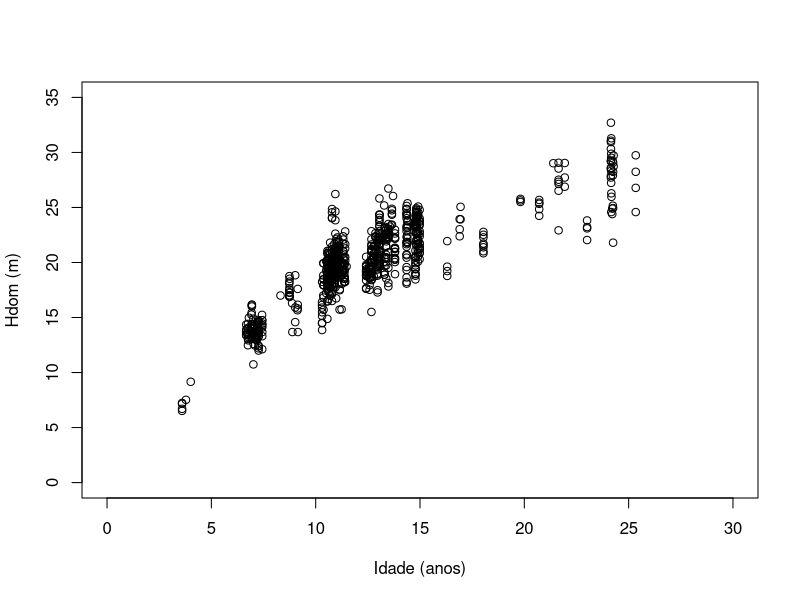
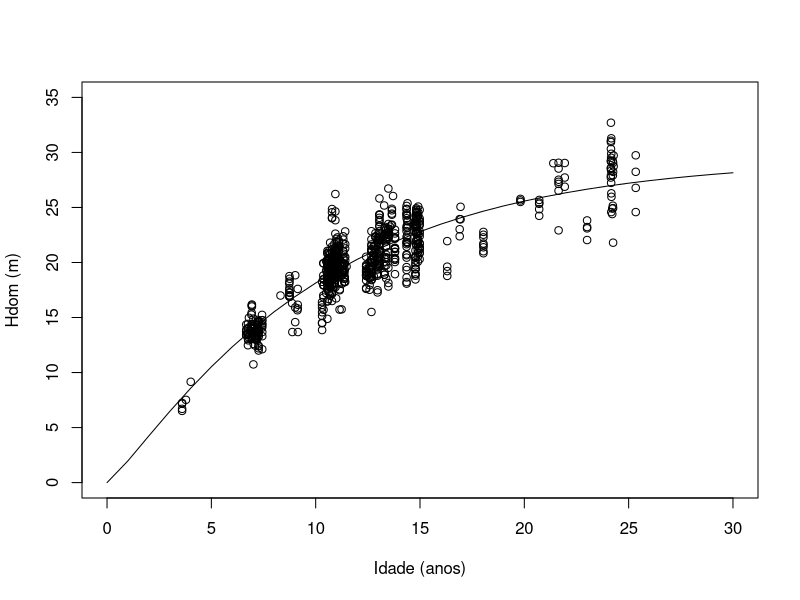
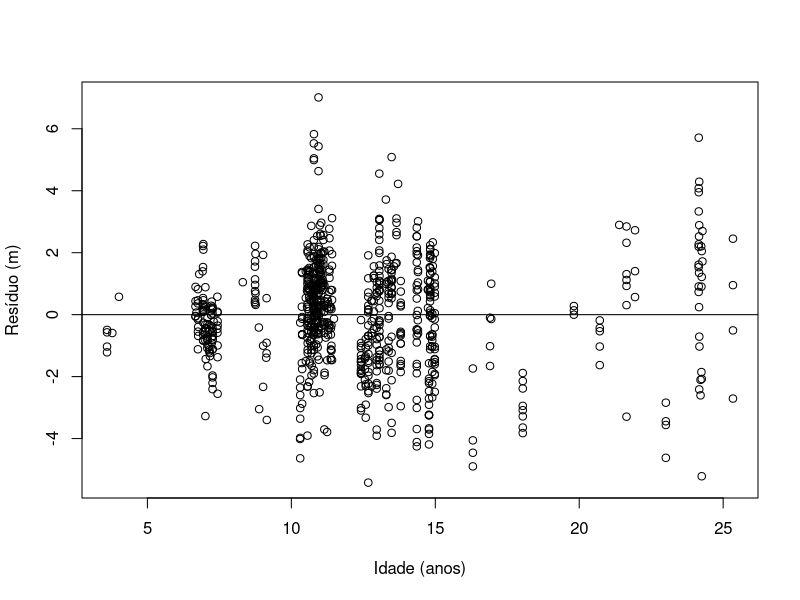
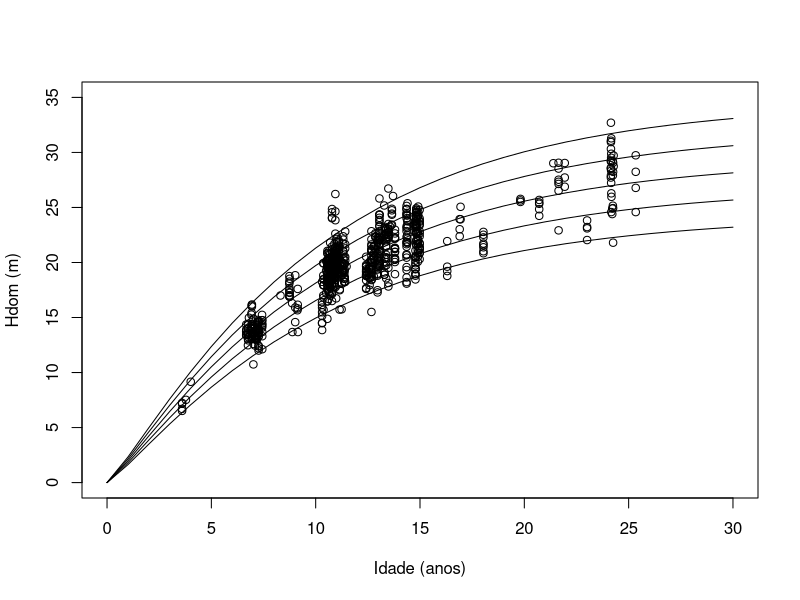
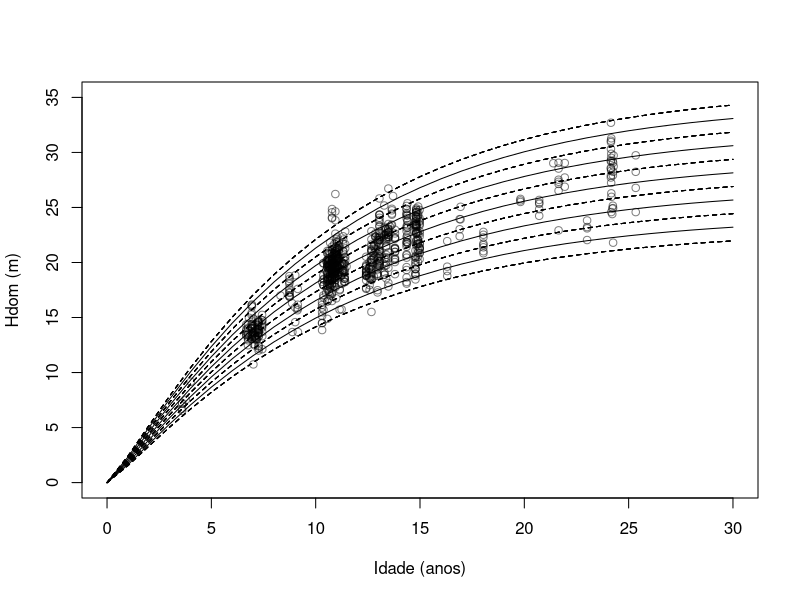
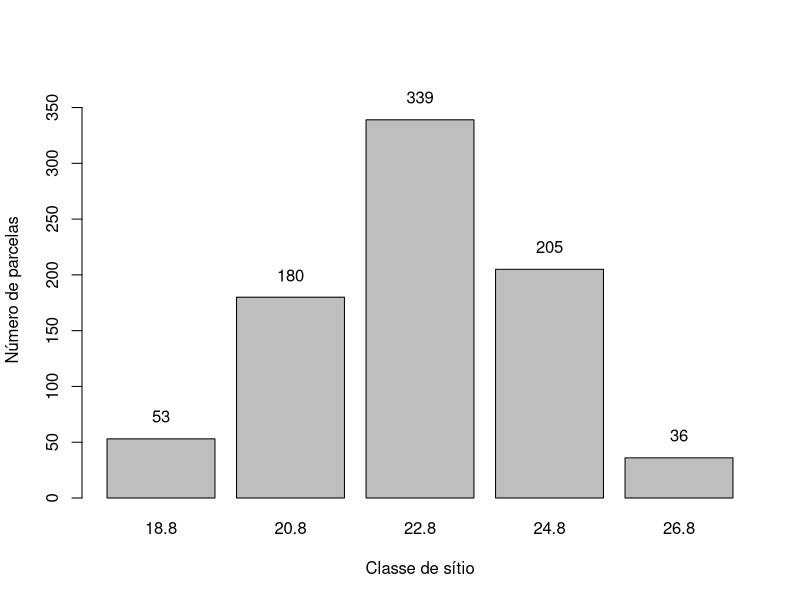

Write the R code that produced these figures, in order.
## ---- chunk 1
knitr::opts_chunk$set(echo = TRUE)
## ---- chunk 2
# Importar dados
library(readxl)
dados <- read_excel('dados_processados.xlsx')
dados
## ---- chunk 3
# Visualizar a dispersão dos pares de dados Idade x Hdom
plot(HDOM~IDADE, data = dados,
     xlim = c(0,30), ylim = c(0,35),
     xlab = 'Idade (anos)', ylab = 'Hdom (m)')
## ---- chunk 4
# Ajuste do modelo de Chapman-Richards
chapman_richards <- nls(HDOM ~ b0*(1-exp(-b1*IDADE))^b2,
                    start=list(b0=30,b1=0.1,b2=1),
                    data = dados)
summary(chapman_richards)
## ---- chunk 5
# Erro padrão das estimativas
summary(chapman_richards)$sigma
# Coeficientes do modelo ajustado
coef(chapman_richards)
## ---- chunk 6
# Definir range da projeção
idade_inicial <- 0; idade_final <- 30; intervalo_projecao <- 1
# Gerar curva guia
curva_guia <- data.frame(IDADE = seq(from = idade_inicial, to = idade_final,by = intervalo_projecao))
curva_guia$HDOM = predict(chapman_richards,curva_guia)
# Plotar curva guia
plot(HDOM~IDADE, data = dados,
     xlim = c(0,30), ylim = c(0,35),
     xlab = 'Idade (anos)', ylab = 'Hdom (m)')+
lines(HDOM~IDADE,curva_guia)
# Plotar dispersão dos resíduos
plot(dados$IDADE,residuals(chapman_richards),
     xlab = 'Idade (anos)', ylab = 'Resíduo (m)')+
  lines(c(0,35),c(0,0))

## ---- chunk 7
# Equação diferencial de Chapman-Richards
chapman_richards_proj <-function(hdom1,id2,id1){
  hdom1*
    ((1-exp(-coef(chapman_richards)[2]*id2))/(1-exp(-coef(chapman_richards)[2]*id1)))^
    coef(chapman_richards)[3]}
# Projeção da altura dominante para a idade de 15 anos
dados$sitio <- chapman_richards_proj(hdom1=dados$HDOM,id2=15,id1=dados$IDADE)
summary(dados$sitio)
## ---- chunk 8
#Definir o número de classes
nclasses <- 5
# Identificar a amplitude das classes de sitio
amplitude <- round(max(dados$sitio),0) - round(min(dados$sitio),0)
# Aqui diminuo a amplitude para reduzir o efeito dos extremos
amplitude <- amplitude-4
# Definir o intervalo de classe
ic <- amplitude/nclasses
ic
# Limite inferior
li <- mean(dados$sitio)-((nclasses-1)/2*ic)-ic/2
# Definir as classes
classes <- rep(NA,nclasses)
for(i in 1:nclasses){
classes[i] <-  li+i*ic-ic/2
}
classes <- round(classes,1)
classes
# Criar data.frame para armazenar as curvas das classes
curvas_classes <- data.frame(Sitio = rep(classes, each = nrow(curva_guia)),
                             Idade = rep(curva_guia$IDADE,times = nclasses))
# Projetar curvas para as classes
curvas_classes$Hdom <- chapman_richards_proj(hdom1=curvas_classes$Sitio,id2=curvas_classes$Idade,id1=rep(15, nrow(curvas_classes)))
# Plotar gráfico
plot(HDOM~IDADE, data = dados,
     xlim = c(0,30), ylim = c(0,35),
     xlab = 'Idade (anos)', ylab = 'Hdom (m)')+
  for(j in classes){
  lines(Hdom~Idade,subset(curvas_classes, curvas_classes$Sitio==j))}
  
## ---- chunk 9
# Definir os limites de classes
limites <- rep(NA,nclasses+1)
for(i in 1:(nclasses+1)){
limites[i] <-  li+(i-1)*ic
}
limites
# Criar data.frame para armazenar as curvas dos limites de classes
curvas_limites <-  data.frame(Sitio = rep(limites, each = nrow(curva_guia)),
                              Idade = rep(curva_guia$IDADE,times = nclasses+1))
# Projetar curvas para os limites de classes
curvas_limites$Hdom <- chapman_richards_proj(hdom1=curvas_limites$Sitio,id2=curvas_limites$Idade,id1=rep(15, nrow(curvas_limites)))
# Plotar gráfico
plot(HDOM~IDADE, data = dados, 
     col= rgb(red = 0, green = 0, blue = 0, alpha = 0.5), # Adicionar transparência
     xlim = c(0,30), ylim = c(0,35),
     xlab = 'Idade (anos)', ylab = 'Hdom (m)')+
  for(j in classes){
  lines(Hdom~Idade,subset(curvas_classes, curvas_classes$Sitio==j))}+
  for(k in limites){
  lines(Hdom~Idade,subset(curvas_limites, curvas_limites$Sitio==k), lty=2)}
## ---- chunk 10
# Classificação de sitio
dados$classe_sitio <- cut(dados$sitio,
                          breaks = c(-Inf,limites[-c(1,nclasses+1)],Inf),
                          labels = classes)
# Resumo das classes
table(dados$classe_sitio)
## ---- chunk 11
text(barplot(table(dados$classe_sitio),
             xlab = 'Classe de sítio', ylab = 'Número de parcelas',
             ylim = c(0,max(table(dados$classe_sitio))*1.1)),table(dados$classe_sitio)+20,
       labels=table(dados$classe_sitio))
